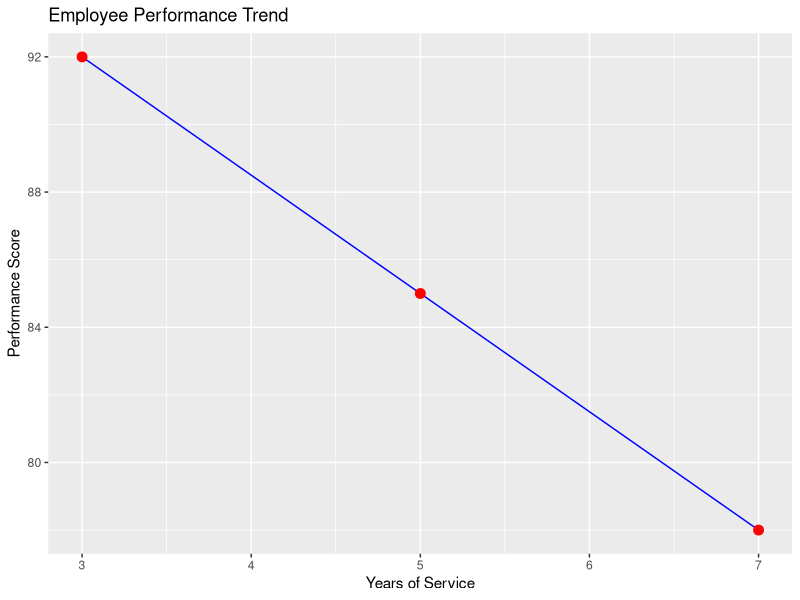
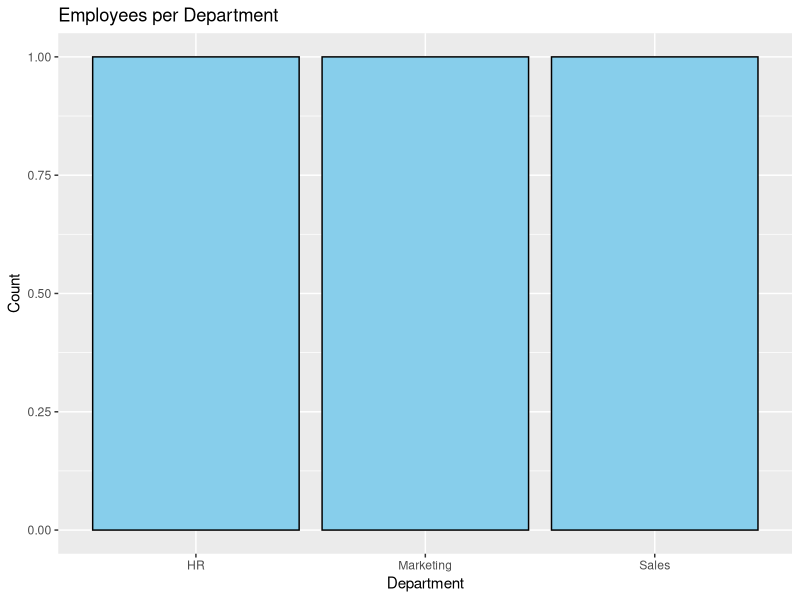

The R script that drew these images, in order:
library(ggplot2)

# Dataset
EmployeeID <- c(1, 2, 3)
Department <- c("Sales", "HR", "Marketing")
YearsOfService <- c(5, 3, 7)
PerformanceScore <- c(85, 92, 78)

df_emp <- data.frame(EmployeeID, Department, YearsOfService, PerformanceScore)

# 1. Line Chart - Performance Trend
ggplot(df_emp, aes(x=YearsOfService, y=PerformanceScore, group=1)) +
  geom_line(color="blue") + geom_point(color="red", size=3) +
  ggtitle("Employee Performance Trend") +
  xlab("Years of Service") + ylab("Performance Score")

# 2. Bar Chart - Employees by Department
ggplot(df_emp, aes(x=Department)) +
  geom_bar(fill="skyblue", color="black") +
  ggtitle("Employees per Department") +
  xlab("Department") + ylab("Count")

# 3. Table (in R just print, in Tableau use Text Table)
print(df_emp)

# 4. Export for Tableau Dashboard
write.csv(df_emp, "employee_performance.csv", row.names = FALSE)

